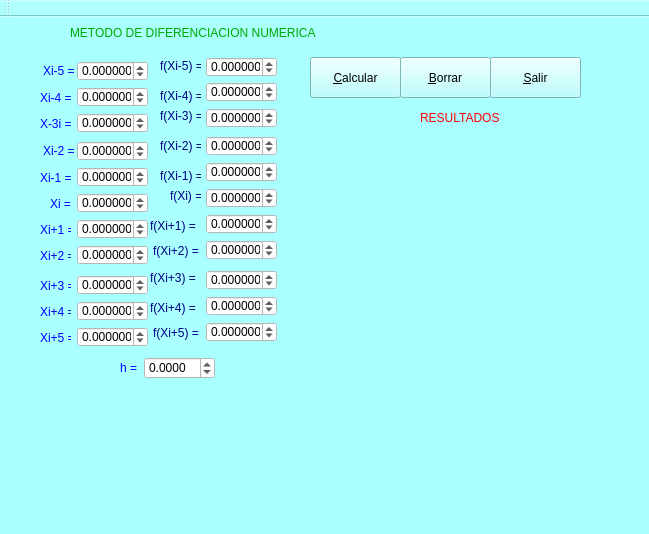
<?xml version="1.0" encoding="UTF-8"?>
<ui version="4.0">
 <class>derivacion</class>
 <widget class="QMainWindow" name="derivacion">
  <property name="geometry">
   <rect>
    <x>0</x>
    <y>0</y>
    <width>649</width>
    <height>534</height>
   </rect>
  </property>
  <property name="windowTitle">
   <string>derivacion</string>
  </property>
  <property name="styleSheet">
   <string notr="true">background-color: rgb(170, 255, 255);</string>
  </property>
  <widget class="QWidget" name="centralWidget">
   <widget class="QDoubleSpinBox" name="x4">
    <property name="geometry">
     <rect>
      <x>77</x>
      <y>124</y>
      <width>71</width>
      <height>20</height>
     </rect>
    </property>
    <property name="styleSheet">
     <string notr="true">background-color: rgb(255, 255, 255);</string>
    </property>
    <property name="decimals">
     <number>6</number>
    </property>
    <property name="minimum">
     <double>-99.989999999999995</double>
    </property>
    <property name="singleStep">
     <double>0.010000000000000</double>
    </property>
   </widget>
   <widget class="QDoubleSpinBox" name="x6">
    <property name="geometry">
     <rect>
      <x>77</x>
      <y>176</y>
      <width>71</width>
      <height>20</height>
     </rect>
    </property>
    <property name="styleSheet">
     <string notr="true">background-color: rgb(255, 255, 255);</string>
    </property>
    <property name="decimals">
     <number>6</number>
    </property>
    <property name="minimum">
     <double>-99.989999999999995</double>
    </property>
    <property name="singleStep">
     <double>0.010000000000000</double>
    </property>
   </widget>
   <widget class="QDoubleSpinBox" name="fxi_1">
    <property name="geometry">
     <rect>
      <x>206</x>
      <y>145</y>
      <width>71</width>
      <height>20</height>
     </rect>
    </property>
    <property name="styleSheet">
     <string notr="true">background-color: rgb(255, 255, 255);</string>
    </property>
    <property name="decimals">
     <number>6</number>
    </property>
    <property name="minimum">
     <double>-99.989999999999995</double>
    </property>
    <property name="singleStep">
     <double>0.010000000000000</double>
    </property>
   </widget>
   <widget class="QDoubleSpinBox" name="fxi1">
    <property name="geometry">
     <rect>
      <x>206</x>
      <y>197</y>
      <width>71</width>
      <height>20</height>
     </rect>
    </property>
    <property name="styleSheet">
     <string notr="true">background-color: rgb(255, 255, 255);</string>
    </property>
    <property name="decimals">
     <number>6</number>
    </property>
    <property name="minimum">
     <double>-99.989999999999995</double>
    </property>
    <property name="singleStep">
     <double>0.010000000000000</double>
    </property>
   </widget>
   <widget class="QDoubleSpinBox" name="fxi_2">
    <property name="geometry">
     <rect>
      <x>206</x>
      <y>119</y>
      <width>71</width>
      <height>20</height>
     </rect>
    </property>
    <property name="styleSheet">
     <string notr="true">background-color: rgb(255, 255, 255);</string>
    </property>
    <property name="decimals">
     <number>6</number>
    </property>
    <property name="minimum">
     <double>-99.989999999999995</double>
    </property>
    <property name="singleStep">
     <double>0.010000000000000</double>
    </property>
   </widget>
   <widget class="QDoubleSpinBox" name="x7">
    <property name="geometry">
     <rect>
      <x>77</x>
      <y>202</y>
      <width>71</width>
      <height>20</height>
     </rect>
    </property>
    <property name="styleSheet">
     <string notr="true">background-color: rgb(255, 255, 255);</string>
    </property>
    <property name="decimals">
     <number>6</number>
    </property>
    <property name="minimum">
     <double>-99.989999999999995</double>
    </property>
    <property name="singleStep">
     <double>0.010000000000000</double>
    </property>
   </widget>
   <widget class="QDoubleSpinBox" name="x5">
    <property name="geometry">
     <rect>
      <x>77</x>
      <y>150</y>
      <width>71</width>
      <height>20</height>
     </rect>
    </property>
    <property name="styleSheet">
     <string notr="true">background-color: rgb(255, 255, 255);</string>
    </property>
    <property name="decimals">
     <number>6</number>
    </property>
    <property name="minimum">
     <double>-99.989999999999995</double>
    </property>
    <property name="singleStep">
     <double>0.010000000000000</double>
    </property>
   </widget>
   <widget class="QDoubleSpinBox" name="x8">
    <property name="geometry">
     <rect>
      <x>77</x>
      <y>228</y>
      <width>71</width>
      <height>20</height>
     </rect>
    </property>
    <property name="styleSheet">
     <string notr="true">background-color: rgb(255, 255, 255);</string>
    </property>
    <property name="decimals">
     <number>6</number>
    </property>
    <property name="minimum">
     <double>-99.989999999999995</double>
    </property>
    <property name="singleStep">
     <double>0.010000000000000</double>
    </property>
   </widget>
   <widget class="QDoubleSpinBox" name="fxi2">
    <property name="geometry">
     <rect>
      <x>206</x>
      <y>223</y>
      <width>71</width>
      <height>20</height>
     </rect>
    </property>
    <property name="styleSheet">
     <string notr="true">background-color: rgb(255, 255, 255);</string>
    </property>
    <property name="decimals">
     <number>6</number>
    </property>
    <property name="minimum">
     <double>-99.989999999999995</double>
    </property>
    <property name="singleStep">
     <double>0.010000000000000</double>
    </property>
   </widget>
   <widget class="QDoubleSpinBox" name="fxi">
    <property name="geometry">
     <rect>
      <x>206</x>
      <y>171</y>
      <width>71</width>
      <height>20</height>
     </rect>
    </property>
    <property name="styleSheet">
     <string notr="true">background-color: rgb(255, 255, 255);</string>
    </property>
    <property name="decimals">
     <number>6</number>
    </property>
    <property name="minimum">
     <double>-99.989999999999995</double>
    </property>
    <property name="singleStep">
     <double>0.010000000000000</double>
    </property>
   </widget>
   <widget class="QDoubleSpinBox" name="h">
    <property name="geometry">
     <rect>
      <x>144</x>
      <y>340</y>
      <width>71</width>
      <height>22</height>
     </rect>
    </property>
    <property name="styleSheet">
     <string notr="true">background-color: rgb(255, 255, 255);</string>
    </property>
    <property name="decimals">
     <number>4</number>
    </property>
    <property name="minimum">
     <double>-99.989999999999995</double>
    </property>
    <property name="singleStep">
     <double>0.010000000000000</double>
    </property>
   </widget>
   <widget class="QLabel" name="label">
    <property name="geometry">
     <rect>
      <x>43</x>
      <y>123</y>
      <width>31</width>
      <height>21</height>
     </rect>
    </property>
    <property name="styleSheet">
     <string notr="true">color: rgb(0, 0, 255);
font: 75 8pt &quot;MS Shell Dlg 2&quot;;</string>
    </property>
    <property name="text">
     <string>Xi-2 =</string>
    </property>
   </widget>
   <widget class="QLabel" name="label_2">
    <property name="geometry">
     <rect>
      <x>40</x>
      <y>150</y>
      <width>31</width>
      <height>21</height>
     </rect>
    </property>
    <property name="styleSheet">
     <string notr="true">color: rgb(0, 0, 255);
font: 75 8pt &quot;MS Shell Dlg 2&quot;;</string>
    </property>
    <property name="text">
     <string>Xi-1 =</string>
    </property>
   </widget>
   <widget class="QLabel" name="label_3">
    <property name="geometry">
     <rect>
      <x>50</x>
      <y>176</y>
      <width>21</width>
      <height>21</height>
     </rect>
    </property>
    <property name="styleSheet">
     <string notr="true">color: rgb(0, 0, 255);
font: 75 8pt &quot;MS Shell Dlg 2&quot;;</string>
    </property>
    <property name="text">
     <string>Xi =</string>
    </property>
   </widget>
   <widget class="QLabel" name="label_4">
    <property name="geometry">
     <rect>
      <x>40</x>
      <y>202</y>
      <width>31</width>
      <height>21</height>
     </rect>
    </property>
    <property name="styleSheet">
     <string notr="true">color: rgb(0, 0, 255);
font: 75 8pt &quot;MS Shell Dlg 2&quot;;</string>
    </property>
    <property name="text">
     <string>Xi+1 =</string>
    </property>
   </widget>
   <widget class="QLabel" name="label_5">
    <property name="geometry">
     <rect>
      <x>40</x>
      <y>228</y>
      <width>31</width>
      <height>21</height>
     </rect>
    </property>
    <property name="styleSheet">
     <string notr="true">color: rgb(0, 0, 255);
font: 75 8pt &quot;MS Shell Dlg 2&quot;;</string>
    </property>
    <property name="text">
     <string>Xi+2 =</string>
    </property>
   </widget>
   <widget class="QLabel" name="label_6">
    <property name="geometry">
     <rect>
      <x>160</x>
      <y>118</y>
      <width>41</width>
      <height>21</height>
     </rect>
    </property>
    <property name="styleSheet">
     <string notr="true">color: rgb(0, 0, 127);
font: 75 8pt &quot;MS Shell Dlg 2&quot;;</string>
    </property>
    <property name="text">
     <string>f(Xi-2) =</string>
    </property>
   </widget>
   <widget class="QLabel" name="label_7">
    <property name="geometry">
     <rect>
      <x>160</x>
      <y>148</y>
      <width>41</width>
      <height>21</height>
     </rect>
    </property>
    <property name="styleSheet">
     <string notr="true">color: rgb(0, 0, 127);
font: 75 8pt &quot;MS Shell Dlg 2&quot;;</string>
    </property>
    <property name="text">
     <string>f(Xi-1) =</string>
    </property>
   </widget>
   <widget class="QLabel" name="label_8">
    <property name="geometry">
     <rect>
      <x>170</x>
      <y>168</y>
      <width>31</width>
      <height>21</height>
     </rect>
    </property>
    <property name="styleSheet">
     <string notr="true">color: rgb(0, 0, 127);
font: 75 8pt &quot;MS Shell Dlg 2&quot;;</string>
    </property>
    <property name="text">
     <string>f(Xi) =</string>
    </property>
   </widget>
   <widget class="QLabel" name="label_9">
    <property name="geometry">
     <rect>
      <x>150</x>
      <y>198</y>
      <width>51</width>
      <height>21</height>
     </rect>
    </property>
    <property name="styleSheet">
     <string notr="true">color: rgb(0, 0, 127);
font: 75 8pt &quot;MS Shell Dlg 2&quot;;</string>
    </property>
    <property name="text">
     <string>f(Xi+1) =</string>
    </property>
   </widget>
   <widget class="QLabel" name="label_10">
    <property name="geometry">
     <rect>
      <x>153</x>
      <y>223</y>
      <width>47</width>
      <height>21</height>
     </rect>
    </property>
    <property name="styleSheet">
     <string notr="true">color: rgb(0, 0, 127);
font: 75 8pt &quot;MS Shell Dlg 2&quot;;</string>
    </property>
    <property name="text">
     <string>f(Xi+2) =</string>
    </property>
   </widget>
   <widget class="QLabel" name="label_11">
    <property name="geometry">
     <rect>
      <x>120</x>
      <y>340</y>
      <width>21</width>
      <height>21</height>
     </rect>
    </property>
    <property name="styleSheet">
     <string notr="true">color: rgb(0, 0, 255);
font: 75 8pt &quot;MS Shell Dlg 2&quot;;</string>
    </property>
    <property name="text">
     <string>h =</string>
    </property>
   </widget>
   <widget class="QPushButton" name="Calcular">
    <property name="geometry">
     <rect>
      <x>310</x>
      <y>40</y>
      <width>91</width>
      <height>41</height>
     </rect>
    </property>
    <property name="text">
     <string>&amp;Calcular</string>
    </property>
   </widget>
   <widget class="QPushButton" name="Borrar">
    <property name="geometry">
     <rect>
      <x>400</x>
      <y>40</y>
      <width>91</width>
      <height>41</height>
     </rect>
    </property>
    <property name="text">
     <string>&amp;Borrar</string>
    </property>
   </widget>
   <widget class="QPushButton" name="SALIR">
    <property name="geometry">
     <rect>
      <x>490</x>
      <y>40</y>
      <width>91</width>
      <height>41</height>
     </rect>
    </property>
    <property name="text">
     <string>&amp;Salir</string>
    </property>
   </widget>
   <widget class="QLabel" name="label_12">
    <property name="geometry">
     <rect>
      <x>70</x>
      <y>0</y>
      <width>291</width>
      <height>31</height>
     </rect>
    </property>
    <property name="styleSheet">
     <string notr="true">font: 75 11pt &quot;MS Shell Dlg 2&quot;;
color: rgb(0, 170, 0);</string>
    </property>
    <property name="text">
     <string>METODO DE DIFERENCIACION NUMERICA</string>
    </property>
   </widget>
   <widget class="QLabel" name="label_13">
    <property name="geometry">
     <rect>
      <x>420</x>
      <y>90</y>
      <width>121</width>
      <height>21</height>
     </rect>
    </property>
    <property name="styleSheet">
     <string notr="true">color: rgb(255, 0, 0);
font: 75 12pt &quot;MS Shell Dlg 2&quot;;</string>
    </property>
    <property name="text">
     <string>RESULTADOS</string>
    </property>
   </widget>
   <widget class="QLabel" name="Resultado">
    <property name="geometry">
     <rect>
      <x>290</x>
      <y>120</y>
      <width>321</width>
      <height>121</height>
     </rect>
    </property>
    <property name="styleSheet">
     <string notr="true">color: rgb(255, 0, 0);
font: 75 8pt &quot;MS Shell Dlg 2&quot;;</string>
    </property>
    <property name="text">
     <string/>
    </property>
   </widget>
   <widget class="QDoubleSpinBox" name="x2">
    <property name="geometry">
     <rect>
      <x>77</x>
      <y>70</y>
      <width>71</width>
      <height>20</height>
     </rect>
    </property>
    <property name="styleSheet">
     <string notr="true">background-color: rgb(255, 255, 255);</string>
    </property>
    <property name="decimals">
     <number>6</number>
    </property>
    <property name="minimum">
     <double>-99.989999999999995</double>
    </property>
    <property name="singleStep">
     <double>0.010000000000000</double>
    </property>
   </widget>
   <widget class="QDoubleSpinBox" name="fxi_5">
    <property name="geometry">
     <rect>
      <x>206</x>
      <y>40</y>
      <width>71</width>
      <height>20</height>
     </rect>
    </property>
    <property name="styleSheet">
     <string notr="true">background-color: rgb(255, 255, 255);</string>
    </property>
    <property name="decimals">
     <number>6</number>
    </property>
    <property name="minimum">
     <double>-99.989999999999995</double>
    </property>
    <property name="singleStep">
     <double>0.010000000000000</double>
    </property>
   </widget>
   <widget class="QLabel" name="label_14">
    <property name="geometry">
     <rect>
      <x>160</x>
      <y>88</y>
      <width>41</width>
      <height>21</height>
     </rect>
    </property>
    <property name="styleSheet">
     <string notr="true">color: rgb(0, 0, 127);
font: 75 8pt &quot;MS Shell Dlg 2&quot;;</string>
    </property>
    <property name="text">
     <string>f(Xi-3) =</string>
    </property>
   </widget>
   <widget class="QDoubleSpinBox" name="fxi_3">
    <property name="geometry">
     <rect>
      <x>206</x>
      <y>91</y>
      <width>71</width>
      <height>20</height>
     </rect>
    </property>
    <property name="styleSheet">
     <string notr="true">background-color: rgb(255, 255, 255);</string>
    </property>
    <property name="decimals">
     <number>6</number>
    </property>
    <property name="minimum">
     <double>-99.989999999999995</double>
    </property>
    <property name="singleStep">
     <double>0.010000000000000</double>
    </property>
   </widget>
   <widget class="QDoubleSpinBox" name="x3">
    <property name="geometry">
     <rect>
      <x>77</x>
      <y>96</y>
      <width>71</width>
      <height>20</height>
     </rect>
    </property>
    <property name="styleSheet">
     <string notr="true">background-color: rgb(255, 255, 255);</string>
    </property>
    <property name="decimals">
     <number>6</number>
    </property>
    <property name="minimum">
     <double>-99.989999999999995</double>
    </property>
    <property name="singleStep">
     <double>0.010000000000000</double>
    </property>
   </widget>
   <widget class="QDoubleSpinBox" name="fxi_4">
    <property name="geometry">
     <rect>
      <x>206</x>
      <y>65</y>
      <width>71</width>
      <height>20</height>
     </rect>
    </property>
    <property name="styleSheet">
     <string notr="true">background-color: rgb(255, 255, 255);</string>
    </property>
    <property name="decimals">
     <number>6</number>
    </property>
    <property name="minimum">
     <double>-99.989999999999995</double>
    </property>
    <property name="singleStep">
     <double>0.010000000000000</double>
    </property>
   </widget>
   <widget class="QLabel" name="label_15">
    <property name="geometry">
     <rect>
      <x>40</x>
      <y>96</y>
      <width>31</width>
      <height>21</height>
     </rect>
    </property>
    <property name="styleSheet">
     <string notr="true">color: rgb(0, 0, 255);
font: 75 8pt &quot;MS Shell Dlg 2&quot;;</string>
    </property>
    <property name="text">
     <string>X-3i =</string>
    </property>
   </widget>
   <widget class="QLabel" name="label_16">
    <property name="geometry">
     <rect>
      <x>160</x>
      <y>68</y>
      <width>41</width>
      <height>21</height>
     </rect>
    </property>
    <property name="styleSheet">
     <string notr="true">color: rgb(0, 0, 127);
font: 75 8pt &quot;MS Shell Dlg 2&quot;;</string>
    </property>
    <property name="text">
     <string>f(Xi-4) =</string>
    </property>
   </widget>
   <widget class="QLabel" name="label_17">
    <property name="geometry">
     <rect>
      <x>43</x>
      <y>43</y>
      <width>31</width>
      <height>21</height>
     </rect>
    </property>
    <property name="styleSheet">
     <string notr="true">color: rgb(0, 0, 255);
font: 75 8pt &quot;MS Shell Dlg 2&quot;;</string>
    </property>
    <property name="text">
     <string>Xi-5 =</string>
    </property>
   </widget>
   <widget class="QLabel" name="label_18">
    <property name="geometry">
     <rect>
      <x>160</x>
      <y>38</y>
      <width>41</width>
      <height>21</height>
     </rect>
    </property>
    <property name="styleSheet">
     <string notr="true">color: rgb(0, 0, 127);
font: 75 8pt &quot;MS Shell Dlg 2&quot;;</string>
    </property>
    <property name="text">
     <string>f(Xi-5) =</string>
    </property>
   </widget>
   <widget class="QDoubleSpinBox" name="x1">
    <property name="geometry">
     <rect>
      <x>77</x>
      <y>44</y>
      <width>71</width>
      <height>20</height>
     </rect>
    </property>
    <property name="styleSheet">
     <string notr="true">background-color: rgb(255, 255, 255);</string>
    </property>
    <property name="decimals">
     <number>6</number>
    </property>
    <property name="minimum">
     <double>-99.989999999999995</double>
    </property>
    <property name="singleStep">
     <double>0.010000000000000</double>
    </property>
   </widget>
   <widget class="QLabel" name="label_19">
    <property name="geometry">
     <rect>
      <x>40</x>
      <y>70</y>
      <width>31</width>
      <height>21</height>
     </rect>
    </property>
    <property name="styleSheet">
     <string notr="true">color: rgb(0, 0, 255);
font: 75 8pt &quot;MS Shell Dlg 2&quot;;</string>
    </property>
    <property name="text">
     <string>Xi-4 =</string>
    </property>
   </widget>
   <widget class="QLabel" name="label_20">
    <property name="geometry">
     <rect>
      <x>40</x>
      <y>284</y>
      <width>31</width>
      <height>21</height>
     </rect>
    </property>
    <property name="styleSheet">
     <string notr="true">color: rgb(0, 0, 255);
font: 75 8pt &quot;MS Shell Dlg 2&quot;;</string>
    </property>
    <property name="text">
     <string>Xi+4 =</string>
    </property>
   </widget>
   <widget class="QDoubleSpinBox" name="x10">
    <property name="geometry">
     <rect>
      <x>77</x>
      <y>284</y>
      <width>71</width>
      <height>20</height>
     </rect>
    </property>
    <property name="styleSheet">
     <string notr="true">background-color: rgb(255, 255, 255);</string>
    </property>
    <property name="decimals">
     <number>6</number>
    </property>
    <property name="minimum">
     <double>-99.989999999999995</double>
    </property>
    <property name="singleStep">
     <double>0.010000000000000</double>
    </property>
   </widget>
   <widget class="QDoubleSpinBox" name="fxi4">
    <property name="geometry">
     <rect>
      <x>206</x>
      <y>279</y>
      <width>71</width>
      <height>20</height>
     </rect>
    </property>
    <property name="styleSheet">
     <string notr="true">background-color: rgb(255, 255, 255);</string>
    </property>
    <property name="decimals">
     <number>6</number>
    </property>
    <property name="minimum">
     <double>-99.989999999999995</double>
    </property>
    <property name="singleStep">
     <double>0.010000000000000</double>
    </property>
   </widget>
   <widget class="QDoubleSpinBox" name="fxi5">
    <property name="geometry">
     <rect>
      <x>206</x>
      <y>305</y>
      <width>71</width>
      <height>20</height>
     </rect>
    </property>
    <property name="styleSheet">
     <string notr="true">background-color: rgb(255, 255, 255);</string>
    </property>
    <property name="decimals">
     <number>6</number>
    </property>
    <property name="minimum">
     <double>-99.989999999999995</double>
    </property>
    <property name="singleStep">
     <double>0.010000000000000</double>
    </property>
   </widget>
   <widget class="QLabel" name="label_21">
    <property name="geometry">
     <rect>
      <x>153</x>
      <y>305</y>
      <width>47</width>
      <height>21</height>
     </rect>
    </property>
    <property name="styleSheet">
     <string notr="true">color: rgb(0, 0, 127);
font: 75 8pt &quot;MS Shell Dlg 2&quot;;</string>
    </property>
    <property name="text">
     <string>f(Xi+5) =</string>
    </property>
   </widget>
   <widget class="QLabel" name="label_22">
    <property name="geometry">
     <rect>
      <x>150</x>
      <y>250</y>
      <width>51</width>
      <height>21</height>
     </rect>
    </property>
    <property name="styleSheet">
     <string notr="true">color: rgb(0, 0, 127);
font: 75 8pt &quot;MS Shell Dlg 2&quot;;</string>
    </property>
    <property name="text">
     <string>f(Xi+3) =</string>
    </property>
   </widget>
   <widget class="QDoubleSpinBox" name="fxi3">
    <property name="geometry">
     <rect>
      <x>206</x>
      <y>253</y>
      <width>71</width>
      <height>20</height>
     </rect>
    </property>
    <property name="styleSheet">
     <string notr="true">background-color: rgb(255, 255, 255);</string>
    </property>
    <property name="decimals">
     <number>6</number>
    </property>
    <property name="minimum">
     <double>-99.989999999999995</double>
    </property>
    <property name="singleStep">
     <double>0.010000000000000</double>
    </property>
   </widget>
   <widget class="QDoubleSpinBox" name="x9">
    <property name="geometry">
     <rect>
      <x>77</x>
      <y>258</y>
      <width>71</width>
      <height>20</height>
     </rect>
    </property>
    <property name="styleSheet">
     <string notr="true">background-color: rgb(255, 255, 255);</string>
    </property>
    <property name="decimals">
     <number>6</number>
    </property>
    <property name="minimum">
     <double>-99.989999999999995</double>
    </property>
    <property name="singleStep">
     <double>0.010000000000000</double>
    </property>
   </widget>
   <widget class="QLabel" name="label_23">
    <property name="geometry">
     <rect>
      <x>40</x>
      <y>258</y>
      <width>31</width>
      <height>21</height>
     </rect>
    </property>
    <property name="styleSheet">
     <string notr="true">color: rgb(0, 0, 255);
font: 75 8pt &quot;MS Shell Dlg 2&quot;;</string>
    </property>
    <property name="text">
     <string>Xi+3 =</string>
    </property>
   </widget>
   <widget class="QDoubleSpinBox" name="x11">
    <property name="geometry">
     <rect>
      <x>77</x>
      <y>310</y>
      <width>71</width>
      <height>20</height>
     </rect>
    </property>
    <property name="styleSheet">
     <string notr="true">background-color: rgb(255, 255, 255);</string>
    </property>
    <property name="decimals">
     <number>6</number>
    </property>
    <property name="minimum">
     <double>-99.989999999999995</double>
    </property>
    <property name="singleStep">
     <double>0.010000000000000</double>
    </property>
   </widget>
   <widget class="QLabel" name="label_24">
    <property name="geometry">
     <rect>
      <x>150</x>
      <y>280</y>
      <width>51</width>
      <height>21</height>
     </rect>
    </property>
    <property name="styleSheet">
     <string notr="true">color: rgb(0, 0, 127);
font: 75 8pt &quot;MS Shell Dlg 2&quot;;</string>
    </property>
    <property name="text">
     <string>f(Xi+4) =</string>
    </property>
   </widget>
   <widget class="QLabel" name="label_25">
    <property name="geometry">
     <rect>
      <x>40</x>
      <y>310</y>
      <width>31</width>
      <height>21</height>
     </rect>
    </property>
    <property name="styleSheet">
     <string notr="true">color: rgb(0, 0, 255);
font: 75 8pt &quot;MS Shell Dlg 2&quot;;</string>
    </property>
    <property name="text">
     <string>Xi+5 =</string>
    </property>
   </widget>
   <widget class="QLabel" name="Resultado1">
    <property name="geometry">
     <rect>
      <x>290</x>
      <y>250</y>
      <width>321</width>
      <height>121</height>
     </rect>
    </property>
    <property name="styleSheet">
     <string notr="true">color: rgb(255, 0, 0);
font: 75 8pt &quot;MS Shell Dlg 2&quot;;</string>
    </property>
    <property name="text">
     <string/>
    </property>
   </widget>
   <widget class="QLabel" name="Resultado2">
    <property name="geometry">
     <rect>
      <x>290</x>
      <y>380</y>
      <width>321</width>
      <height>121</height>
     </rect>
    </property>
    <property name="styleSheet">
     <string notr="true">color: rgb(255, 0, 0);
font: 75 8pt &quot;MS Shell Dlg 2&quot;;</string>
    </property>
    <property name="text">
     <string/>
    </property>
   </widget>
  </widget>
  <widget class="QStatusBar" name="statusBar"/>
  <widget class="QToolBar" name="toolBar">
   <property name="windowTitle">
    <string>toolBar</string>
   </property>
   <attribute name="toolBarArea">
    <enum>TopToolBarArea</enum>
   </attribute>
   <attribute name="toolBarBreak">
    <bool>false</bool>
   </attribute>
  </widget>
 </widget>
 <layoutdefault spacing="6" margin="11"/>
 <resources/>
 <connections/>
</ui>
